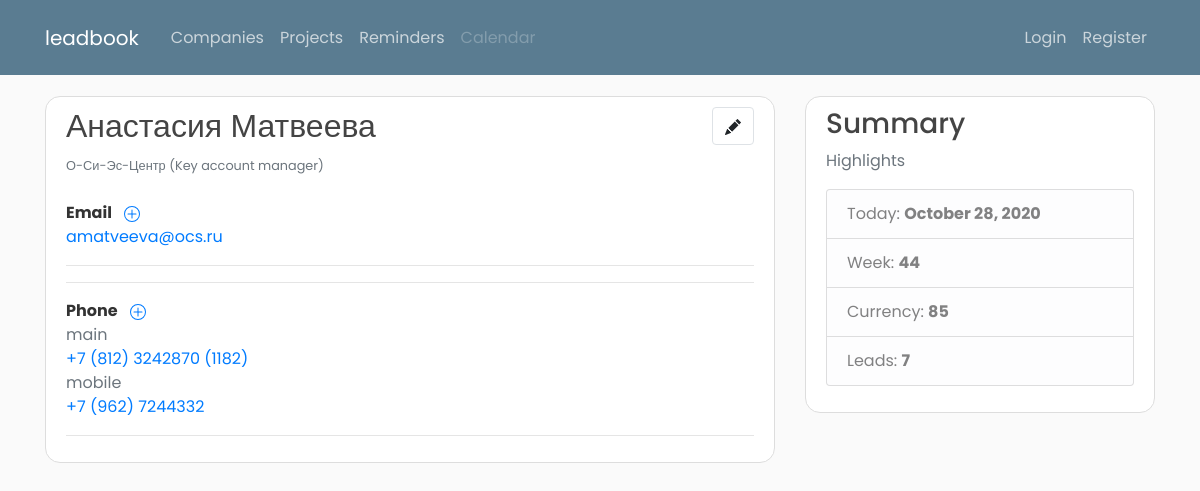
Before: /companies/people/1/ with the older database file.
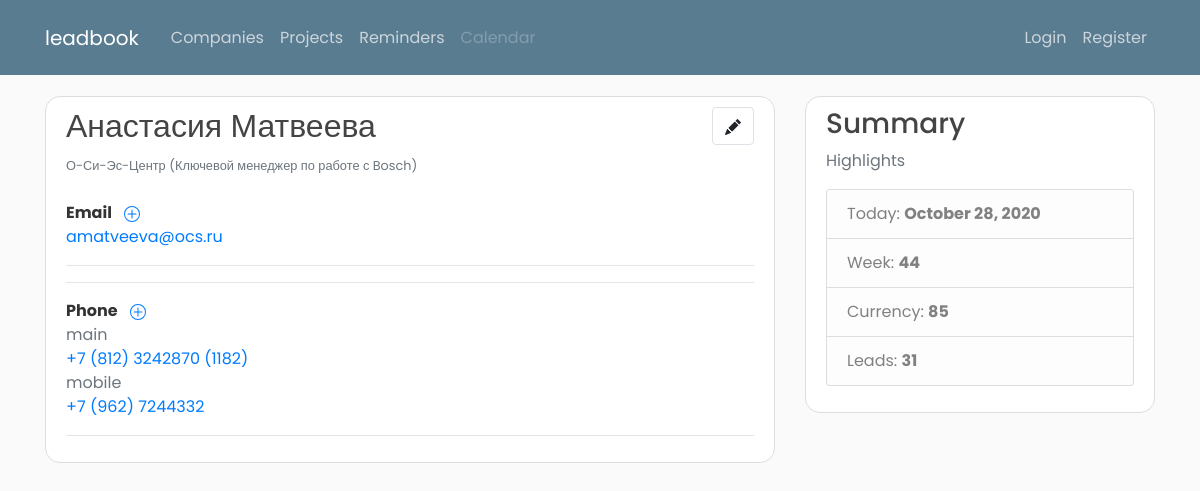
After: the same page with the newer database file.
### leads/models.py (models this page shows, shortened)
class Person(models.Model):
    first_name = models.CharField(max_length=45)
    last_name = models.CharField(max_length=45)
    role = models.CharField(max_length=3, null=True, choices=PersonRole.choices, default=PersonRole.UNKNOWN)
    description = models.TextField(max_length=500, null=True, blank=True, help_text="Особенности работы с контрагентом")
    company = models.ForeignKey("Company", null=True, on_delete=models.SET_NULL)

class Company(models.Model):
    title = models.CharField(max_length=150)
    title_latin = models.CharField(max_length=50, null=True, blank=True)
    website = models.URLField(null=True, blank=True)
    about = models.TextField(max_length=5000, null=True)
    date_added = models.DateTimeField(default=timezone.now)
    legal_form = models.ForeignKey("LegalForm", null=True, on_delete=models.SET_NULL)
    status_choices = (
        ("Unknown", "Unknown"),
        ("Active", "Active"),
        ("Inactive", "Inactive"),
        ("Blocked", "Blocked"),
        ("Competitor", "Competitor")
    )
    status = models.CharField(max_length=45, choices=status_choices, default="Unknown")
    discounts = models.ManyToManyField("inventory.Discount", help_text="Hold down “Control”, or “Command” on a Mac, "
                                                                       "to select more than one.")  # TODO: add project discount
    manager = models.ForeignKey("accounts.User", null=True, on_delete=models.SET_NULL)
    class Meta:
        unique_together = (("title", "legal_form", "about"),)
    def __str__(self):
        return f"{self.title}"

### leads/views.py (the view)
# urls.py: path('people/<int:pk>/', views.PersonDetail.as_view(), name='person-detail'),
class PersonDetail(generic.DetailView):
    model = Person

### dashboard/context_processors.py (called while the page is built)
def summary(request):
    return {
        "global_week": date.today().isocalendar()[1],
        "global_currency": 85,  # get_currency(),
        "global_tasks": get_tasks(),
        "global_tasks_done": get_tasks_done(),
        "global_projects": get_projects(),
        "global_leads": get_leads(),
        "global_new_leads": get_new_leads()
    }

def get_leads():
    return Company.objects.count

def get_new_leads():
    time_threshold = timezone.now() - timedelta(days=15)
    new_leads = Company.objects.filter(date_added__gt=time_threshold).count
    return new_leads

def get_tasks():
    return Reminder.objects.count

def get_tasks_done():
    return Reminder.objects.filter(done=True).count

def get_projects():
    return Project.objects.count

### leads/models.py (called while the page is built)
    def __str__(self):
        return self.type

### leads/templates/leads/person_detail.html (shortened to what this page needs)
{% extends 'dashboard/base.html' %}
{% block content %}
<article class="media content-section">
    <div class="media-body">
        <h2>{{ person.first_name }} {{ person.last_name }}
            <a href="{% url 'leads:person-update' person.pk %}" class="btn border float-right">
            </a>
        </h2>
        <small class="text-muted"><a href="{% url 'leads:detail' person.company.pk %}" class="text-muted">{{ person.company }}</a> ({{ person.get_role_display }})</small>
        <strong>Email</strong>
        <a href="{% url 'leads:email-create' %}?person={{ person.id }}&company={{ person.company.id }}" class="ml-2" type="submit">
        </a>
        {% if person.email_set.all %}
        <ul class="list-unstyled">
            {% for email in person.email_set.all %}
            <li><a href="mailto:{{ email.email }}">{{ email.email }}</a></li>
            {% endfor %}
        </ul>
        <hr>
        {% endif %}
        <hr>
        <strong>Phone</strong>
        <a href="{% url 'leads:phone-create' %}?person={{ person.id }}&company={{ person.company.id }}" class="ml-2" type="submit">
        </a>
        {% if person.phone_set.all %}
        <ul class="list-unstyled">
            {% for phone in person.phone_set.all %}
            <span class="text-muted">{{ phone.type }}</span><li class="text-secondary"><a href="tel:+{{ phone.country_code }}{{ phone.area_code }}{{ phone.number }}{% if phone.extension %},{{ phone.extension }}{% endif %}">
            +{{ phone.country_code }} ({{ phone.area_code }}) {{ phone.number }}{% if phone.extension %} ({{ phone.extension }}){% endif %}
        </a></li>
            {% endfor %}
        </ul>
        <hr>
        {% endif %}
    </div>
</article>
{% endblock content %}

Changed rows visible on the page:
changed Person "Анастасия": role "Key account manager" → "Ключевой менеджер по работе с Bosch"
Other visible differences:
{{ global_leads }}: "7" → "31"
